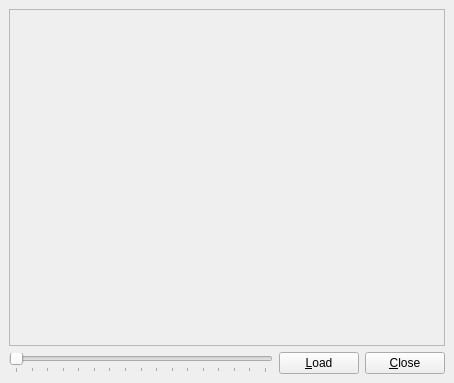
<ui version="4.0" >
 <class>EXRViewer</class>
 <widget class="QWidget" name="EXRViewer" >
  <property name="geometry" >
   <rect>
    <x>0</x>
    <y>0</y>
    <width>454</width>
    <height>383</height>
   </rect>
  </property>
  <property name="windowTitle" >
   <string>EXR viewer</string>
  </property>
  <layout class="QVBoxLayout" >
   <property name="spacing" >
    <number>6</number>
   </property>
   <property name="leftMargin" >
    <number>9</number>
   </property>
   <property name="topMargin" >
    <number>9</number>
   </property>
   <property name="rightMargin" >
    <number>9</number>
   </property>
   <property name="bottomMargin" >
    <number>9</number>
   </property>
   <item>
    <widget class="QScrollArea" name="scroll_area" />
   </item>
   <item>
    <layout class="QHBoxLayout" >
     <property name="spacing" >
      <number>6</number>
     </property>
     <property name="leftMargin" >
      <number>0</number>
     </property>
     <property name="topMargin" >
      <number>0</number>
     </property>
     <property name="rightMargin" >
      <number>0</number>
     </property>
     <property name="bottomMargin" >
      <number>0</number>
     </property>
     <item>
      <widget class="QSlider" name="brightness_slider" >
       <property name="enabled" >
        <bool>false</bool>
       </property>
       <property name="minimum" >
        <number>0</number>
       </property>
       <property name="maximum" >
        <number>65535</number>
       </property>
       <property name="pageStep" >
        <number>4096</number>
       </property>
       <property name="value" >
        <number>0</number>
       </property>
       <property name="tracking" >
        <bool>false</bool>
       </property>
       <property name="orientation" >
        <enum>Qt::Horizontal</enum>
       </property>
       <property name="tickPosition" >
        <enum>QSlider::TicksBelow</enum>
       </property>
       <property name="tickInterval" >
        <number>4096</number>
       </property>
      </widget>
     </item>
     <item>
      <widget class="QPushButton" name="load_button" >
       <property name="text" >
        <string>&amp;Load</string>
       </property>
      </widget>
     </item>
     <item>
      <widget class="QPushButton" name="close_button" >
       <property name="text" >
        <string>&amp;Close</string>
       </property>
      </widget>
     </item>
    </layout>
   </item>
  </layout>
 </widget>
 <customwidgets>
  <customwidget>
   <class>QScrollArea</class>
   <extends>QFrame</extends>
   <header>QtGui/QScrollArea</header>
   <container>1</container>
  </customwidget>
 </customwidgets>
 <tabstops>
  <tabstop>load_button</tabstop>
  <tabstop>close_button</tabstop>
 </tabstops>
 <resources/>
 <connections/>
</ui>
